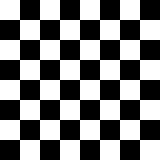
%> input picture Quiz/chessboard.bmp, 160 x 160 px
$ octave problem3.m   (GNU Octave 9; MATLAB toolbox functions it lacks are replaced by stand-ins)
%> lines starting %> are read from the running program, lines starting %| are printed output that depends on the picture; in (x1, y1, x2, y2) boxes, pixels count from 0 and x2, y2 are one past the last pixel; in counts of white or black regions, pixels touching at a corner belong together; the program's own positions count from 1
[chess map] = imread('chessboard.bmp');
%> chess: size 160x160 uint8; values 0 (black) and 1 (white), 50% white; 1 white region, box (x1, y1, x2, y2) and area: (0, 0, 160, 160) 12800
%> map = 256 rows, first 12: [0 0 0; 1 1 1; 0 0 0; 0 0 0; 0 0 0; 0 0 0; 0 0 0; 0 0 0; 0 0 0; 0 0 0; 0 0 0; 0 0 0]
I = ind2gray(chess,map);
c01 = imnoise(I,'gaussian',0,0.01);
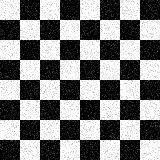
%> c01: size 160x160 uint8; min 0, max 255, mean 127.5
c04 = imnoise(I,'gaussian',0,0.16);
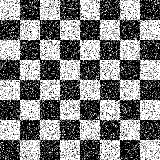
%> c04: size 160x160 uint8; min 0, max 255, mean 126.7
average = (1/9)*[1 1 1;1 1 1;1 1 1];
sigma = 1; %standard deviation
gaussian_kernel = zeros(3); %build 3*3 kernel
w = 0; %sum of element
for r = 1:3
    for c = 1:3
        sq_dist = (r-2)^2 + (c-2)^2; %square of distance of any pixel from center
        gaussian_kernel(r,c) = exp(-1*(sq_dist)/(2*sigma));
        w = w + gaussian_kernel(r,c);
    end
end
gaussian_kernel = abs(gaussian_kernel/w);
chess_01_a = imfilter(c01,average);
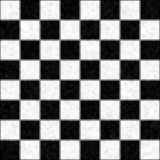
%> chess_01_a: size 160x160 uint8; min 0, max 255, mean 126.4
chess_01_g = imfilter(c01,gaussian_kernel);
chess_04_a = imfilter(c04,average);
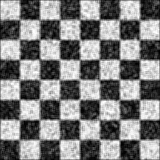
%> chess_04_a: size 160x160 uint8; min 0, max 255, mean 125.6
chess_04_g = imfilter(c04,gaussian_kernel);
figure;subplot(131);imshow(c01);title("std 0.1");
subplot(132);imshow(chess_01_a);title("average");
subplot(133);imshow(chess_01_g);title("gaussian");
figure;subplot(131);imshow(c04);title("std 0.4");
subplot(132);imshow(chess_04_a);title("average");
subplot(133);imshow(chess_04_g);title("gaussian");
